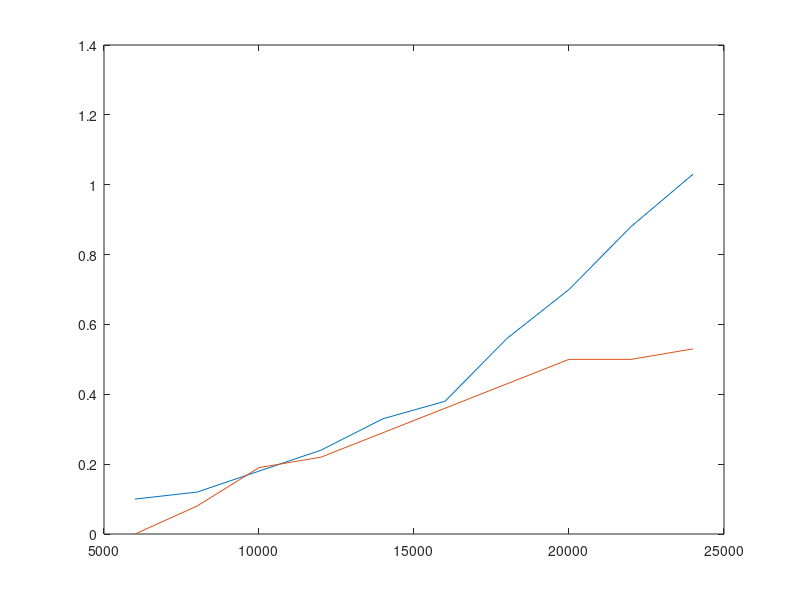

Recreate this plot in MATLAB.
wH=6000:2000:24000;
TotalDev=[0.1 0.12 0.18 0.24 0.33 0.38 0.56 0.7 0.88 1.03]';
HydroDev=[0 0.08 0.19 0.22 0.29 0.36 0.43 0.5 0.5 0.53]';
figure;plot(wH,TotalDev);
hold on; plot(wH,HydroDev);